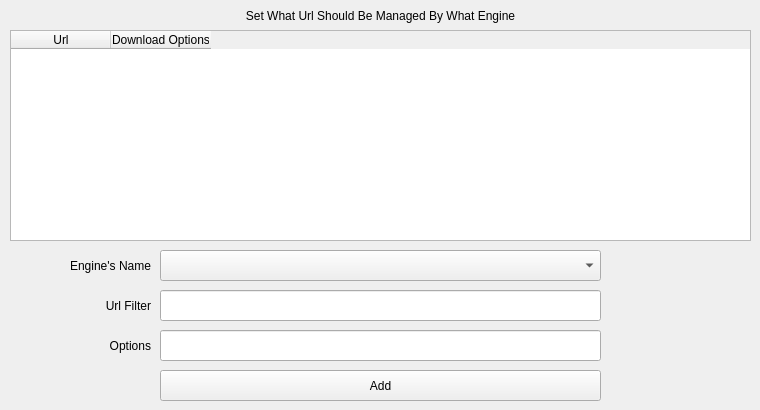
        <widget class="QWidget" name="UrlManager">
         <attribute name="title">
          <string>Url Manager</string>
         </attribute>
         <widget class="QTableWidget" name="tableWidgetConfigureUrl">
          <property name="geometry">
           <rect>
            <x>10</x>
            <y>30</y>
            <width>741</width>
            <height>211</height>
           </rect>
          </property>
          <column>
           <property name="text">
            <string>Url</string>
           </property>
          </column>
          <column>
           <property name="text">
            <string>Download Options</string>
           </property>
          </column>
         </widget>
         <widget class="QLabel" name="label_3">
          <property name="geometry">
           <rect>
            <x>15</x>
            <y>0</y>
            <width>731</width>
            <height>31</height>
           </rect>
          </property>
          <property name="text">
           <string>Set What Url Should Be Managed By What Engine</string>
          </property>
          <property name="alignment">
           <set>Qt::AlignmentFlag::AlignCenter</set>
          </property>
          <property name="wordWrap">
           <bool>true</bool>
          </property>
         </widget>
         <widget class="QLabel" name="label_4">
          <property name="geometry">
           <rect>
            <x>10</x>
            <y>290</y>
            <width>141</width>
            <height>31</height>
           </rect>
          </property>
          <property name="text">
           <string>Url Filter</string>
          </property>
          <property name="alignment">
           <set
                                            >Qt::AlignmentFlag::AlignRight|Qt::AlignmentFlag::AlignTrailing|Qt::AlignmentFlag::AlignVCenter</set>
          </property>
          <property name="wordWrap">
           <bool>true</bool>
          </property>
         </widget>
         <widget class="QLabel" name="label_5">
          <property name="geometry">
           <rect>
            <x>10</x>
            <y>330</y>
            <width>141</width>
            <height>31</height>
           </rect>
          </property>
          <property name="text">
           <string>Options</string>
          </property>
          <property name="alignment">
           <set
                                            >Qt::AlignmentFlag::AlignRight|Qt::AlignmentFlag::AlignTrailing|Qt::AlignmentFlag::AlignVCenter</set>
          </property>
          <property name="wordWrap">
           <bool>true</bool>
          </property>
         </widget>
         <widget class="QLineEdit" name="lineEditConfigureManageOptions">
          <property name="geometry">
           <rect>
            <x>160</x>
            <y>330</y>
            <width>441</width>
            <height>31</height>
           </rect>
          </property>
         </widget>
         <widget class="QLineEdit" name="lineEditConfigureManageUrl">
          <property name="geometry">
           <rect>
            <x>160</x>
            <y>290</y>
            <width>441</width>
            <height>31</height>
           </rect>
          </property>
         </widget>
         <widget class="QPushButton" name="pbConfigureManageUrl">
          <property name="geometry">
           <rect>
            <x>160</x>
            <y>370</y>
            <width>441</width>
            <height>31</height>
           </rect>
          </property>
          <property name="text">
           <string>Add</string>
          </property>
         </widget>
         <widget class="QComboBox" name="cbConfigureEnginesUrlManager">
          <property name="geometry">
           <rect>
            <x>160</x>
            <y>250</y>
            <width>441</width>
            <height>31</height>
           </rect>
          </property>
         </widget>
         <widget class="QLabel" name="labelConfigureEngines_2">
          <property name="geometry">
           <rect>
            <x>10</x>
            <y>250</y>
            <width>141</width>
            <height>31</height>
           </rect>
          </property>
          <property name="text">
           <string>Engine's Name</string>
          </property>
          <property name="alignment">
           <set
                                            >Qt::AlignmentFlag::AlignRight|Qt::AlignmentFlag::AlignTrailing|Qt::AlignmentFlag::AlignVCenter</set>
          </property>
          <property name="wordWrap">
           <bool>true</bool>
          </property>
         </widget>
        </widget>
